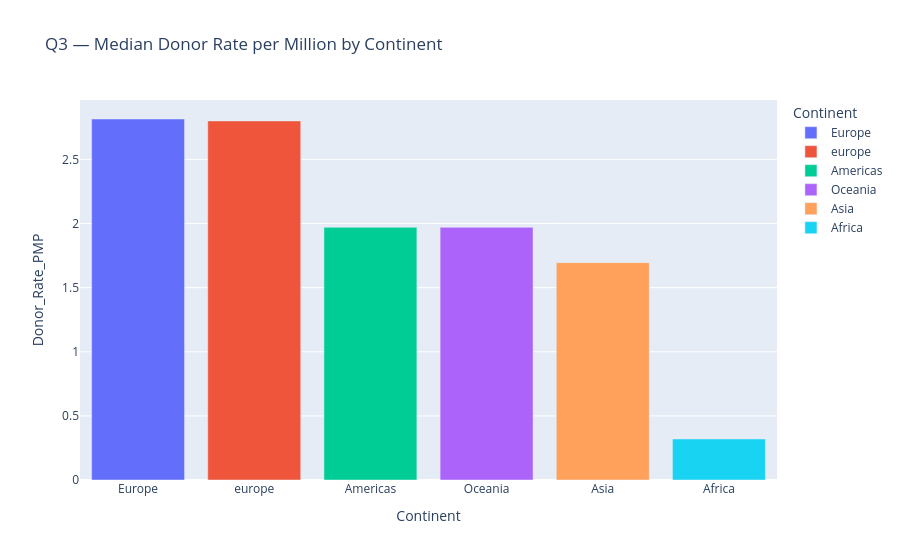

Here is the notebook cell this chart was saved with:
### Markdown cell above
### Q3. How does donor rate per million differ by continent?
**Analysis and justification:** This view is selected to compare the relevant groups or examine the relationship between the variables. Use rates for population-adjusted comparisons and treat correlations as associations, not causation. After running the cell, record the highest/lowest groups, the pattern, any outliers, and one limitation in your report.

### Code cell
tmp = df.groupby("Continent", dropna=False)["Donor_Rate_PMP"].median().sort_values(ascending=False).reset_index()
fig = px.bar(tmp, x="Continent", y="Donor_Rate_PMP", color="Continent", title="Q3 — Median Donor Rate per Million by Continent")
fig.show(); display(tmp)

### Figure 1 — Plotly figure (JSON) as saved in the notebook; plotly's stock layout.template omitted (floating-point values rounded to 4 significant figures)
{"data": [{"hovertemplate": "Continent=%{x}<br>Donor_Rate_PMP=%{y}<extra></extra>", "legendgroup": "Europe", "marker": {"color": "#636efa", "pattern": {"shape": ""}}, "name": "Europe", "orientation": "v", "showlegend": true, "textposition": "auto", "type": "bar", "x": ["Europe"], "xaxis": "x", "y": [2.815], "yaxis": "y"}, {"hovertemplate": "Continent=%{x}<br>Donor_Rate_PMP=%{y}<extra></extra>", "legendgroup": "europe", "marker": {"color": "#EF553B", "pattern": {"shape": ""}}, "name": "europe", "orientation": "v", "showlegend": true, "textposition": "auto", "type": "bar", "x": ["europe"], "xaxis": "x", "y": [2.8], "yaxis": "y"}, {"hovertemplate": "Continent=%{x}<br>Donor_Rate_PMP=%{y}<extra></extra>", "legendgroup": "Americas", "marker": {"color": "#00cc96", "pattern": {"shape": ""}}, "name": "Americas", "orientation": "v", "showlegend": true, "textposition": "auto", "type": "bar", "x": ["Americas"], "xaxis": "x", "y": [1.97], "yaxis": "y"}, {"hovertemplate": "Continent=%{x}<br>Donor_Rate_PMP=%{y}<extra></extra>", "legendgroup": "Oceania", "marker": {"color": "#ab63fa", "pattern": {"shape": ""}}, "name": "Oceania", "orientation": "v", "showlegend": true, "textposition": "auto", "type": "bar", "x": ["Oceania"], "xaxis": "x", "y": [1.97], "yaxis": "y"}, {"hovertemplate": "Continent=%{x}<br>Donor_Rate_PMP=%{y}<extra></extra>", "legendgroup": "Asia", "marker": {"color": "#FFA15A", "pattern": {"shape": ""}}, "name": "Asia", "orientation": "v", "showlegend": true, "textposition": "auto", "type": "bar", "x": ["Asia"], "xaxis": "x", "y": [1.695], "yaxis": "y"}, {"hovertemplate": "Continent=%{x}<br>Donor_Rate_PMP=%{y}<extra></extra>", "legendgroup": "Africa", "marker": {"color": "#19d3f3", "pattern": {"shape": ""}}, "name": "Africa", "orientation": "v", "showlegend": true, "textposition": "auto", "type": "bar", "x": ["Africa"], "xaxis": "x", "y": [0.32], "yaxis": "y"}], "layout": {"barmode": "relative", "legend": {"title": {"text": "Continent"}, "tracegroupgap": 0}, "title": {"text": "Q3 — Median Donor Rate per Million by Continent"}, "xaxis": {"anchor": "y", "categoryarray": ["Europe", "europe", "Americas", "Oceania", "Asia", "Africa"], "categoryorder": "array", "domain": [0, 1], "title": {"text": "Continent"}}, "yaxis": {"anchor": "x", "domain": [0, 1], "title": {"text": "Donor_Rate_PMP"}}}}
